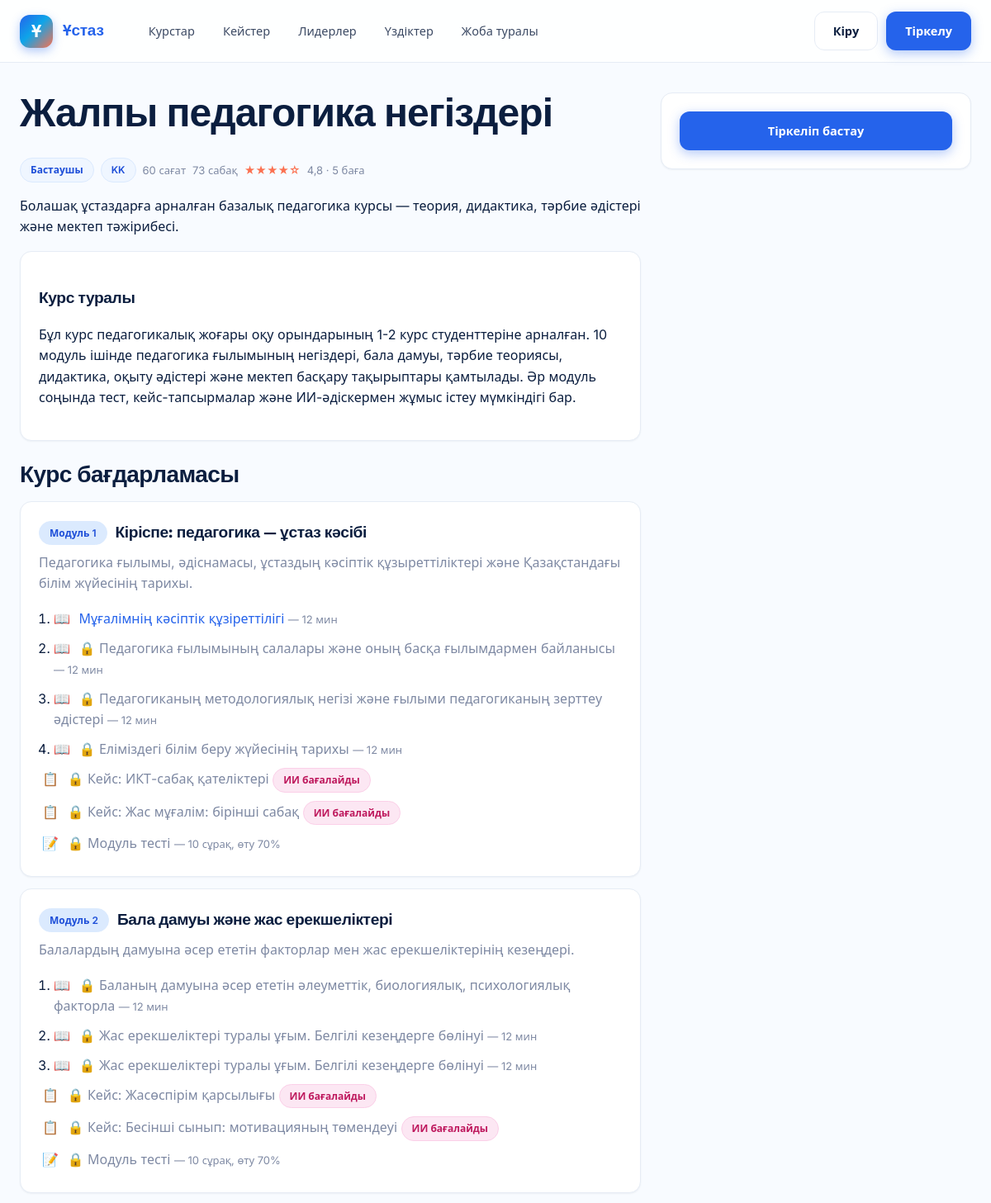
The page /courses/zhalpy-pedagogika/ (upper part) on the database its author committed.
### courses/models.py (models this page shows, shortened)
class Course(models.Model):
    class Level(models.TextChoices):
        BEGINNER = "beginner", "Бастаушы"
        INTERMEDIATE = "intermediate", "Орта"
        ADVANCED = "advanced", "Жоғары"
    title = models.CharField(max_length=255)
    slug = models.SlugField(max_length=255, unique=True)
    short_description = models.CharField(max_length=300)
    description = models.TextField()
    cover = models.ImageField(upload_to="courses/covers/", blank=True, null=True)
    level = models.CharField(max_length=16, choices=Level.choices, default=Level.BEGINNER)
    language = models.CharField(max_length=8, default="kk")
    duration_hours = models.PositiveIntegerField(default=20)
    authors = models.ManyToManyField(
        settings.AUTH_USER_MODEL, related_name="authored_courses", blank=True
    )
    tags = models.CharField(max_length=255, blank=True, help_text="Үтірмен бөлінген тегтер")
    is_published = models.BooleanField(default=False)
    has_final_exam = models.BooleanField(default=True)
    final_exam_pass_pct = models.PositiveSmallIntegerField(default=70)
    created_at = models.DateTimeField(auto_now_add=True)
    updated_at = models.DateTimeField(auto_now=True)
    class Meta:
        ordering = ["-is_published", "title"]
    @property
    def total_lessons(self):
        return Lesson.objects.filter(module__course=self).count()

class Module(models.Model):
    course = models.ForeignKey(Course, on_delete=models.CASCADE, related_name="modules")
    title = models.CharField(max_length=255)
    summary = models.TextField(blank=True)
    order = models.PositiveSmallIntegerField(default=0)
    has_test = models.BooleanField(default=True)
    class Meta:
        ordering = ["order", "id"]
        unique_together = [("course", "order")]

class Lesson(models.Model):
    module = models.ForeignKey(Module, on_delete=models.CASCADE, related_name="lessons")
    title = models.CharField(max_length=255)
    slug = models.SlugField(max_length=255)
    order = models.PositiveSmallIntegerField(default=0)
    summary = models.CharField(max_length=400, blank=True)
    content = models.JSONField(default=list, blank=True)
    video = models.FileField(upload_to="lessons/videos/", blank=True, null=True)
    video_url = models.URLField(blank=True, help_text="Сыртқы видео сілтемесі (YouTube және т.б.)")
    duration_minutes = models.PositiveSmallIntegerField(default=10)
    is_free_preview = models.BooleanField(default=False)
    created_at = models.DateTimeField(auto_now_add=True)
    updated_at = models.DateTimeField(auto_now=True)
    class Meta:
        ordering = ["order", "id"]
        unique_together = [("module", "slug")]
    def get_absolute_url(self):
        return reverse(
            "courses:lesson",
            args=[self.module.course.slug, self.module.id, self.slug],
        )

### assessments/models.py (models this page shows, shortened)
class CaseStudy(models.Model):
    class Difficulty(models.TextChoices):
        EASY = "easy", "Жеңіл"
        MEDIUM = "medium", "Орта"
        HARD = "hard", "Күрделі"
    module = models.ForeignKey(
        Module, on_delete=models.SET_NULL, null=True, blank=True, related_name="cases"
    )
    course = models.ForeignKey(
        Course, on_delete=models.CASCADE, related_name="cases"
    )
    title = models.CharField(max_length=255)
    situation = models.TextField(help_text="Педагогикалық жағдайдың сипаттамасы")
    questions = models.JSONField(
        default=list, help_text="['Бұл жағдайда мұғалім не істеуі керек?', ...]"
    )
    expert_analysis = models.TextField(blank=True, help_text="Методист дайындаған эталондық талдау")
    rubric = models.JSONField(default=dict, blank=True)
    difficulty = models.CharField(max_length=8, choices=Difficulty.choices, default=Difficulty.MEDIUM)
    min_words = models.PositiveIntegerField(default=150)
    is_published = models.BooleanField(default=True)
    created_at = models.DateTimeField(auto_now_add=True)
    class Meta:
        ordering = ["-created_at"]
        verbose_name_plural = "Case studies"

class Quiz(models.Model):
    class Kind(models.TextChoices):
        MODULE = "module", "Модуль тесті"
        FINAL = "final", "Финалдық емтихан"
    course = models.ForeignKey(Course, on_delete=models.CASCADE, related_name="quizzes")
    module = models.OneToOneField(
        Module, on_delete=models.CASCADE, null=True, blank=True, related_name="quiz"
    )
    kind = models.CharField(max_length=16, choices=Kind.choices, default=Kind.MODULE)
    title = models.CharField(max_length=255)
    description = models.TextField(blank=True)
    time_limit_minutes = models.PositiveIntegerField(default=0, help_text="0 = шектеусіз")
    pass_pct = models.PositiveSmallIntegerField(default=70)
    cooldown_minutes = models.PositiveIntegerField(default=30)
    question_count_override = models.PositiveIntegerField(
        default=0, help_text="0 = барлық сұрақтар; әйтпесе кездейсоқ N таңдалады"
    )
    is_published = models.BooleanField(default=True)
    class Meta:
        ordering = ["course", "kind"]
        verbose_name_plural = "Quizzes"

### courses/views.py (the view, shortened to what this page needs)
# urls.py: path("<slug:slug>/", views.detail, name="detail"),
def detail(request, slug):
    course = get_object_or_404(
        Course.objects.prefetch_related("modules__lessons", "modules__cases", "authors"),
        slug=slug,
        is_published=True,
    )
    enrollment = None
    if request.user.is_authenticated:
        enrollment = Enrollment.objects.filter(user=request.user, course=course).first()
    completed_lesson_ids = set()
    from social.models import CourseReview
    from django.db.models import Avg, Count
    reviews = list(
        CourseReview.objects.filter(course=course)
        .select_related("user")
        .order_by("-created_at")[:20]
    )
    review_stats = CourseReview.objects.filter(course=course).aggregate(
        avg=Avg("rating"), count=Count("id")
    )
    my_review = None
    if request.user.is_authenticated:
        my_review = CourseReview.objects.filter(course=course, user=request.user).first()
    return render(
        request,
        "courses/detail.html",
        {
            "course": course,
            "enrollment": enrollment,
            "completed_lesson_ids": completed_lesson_ids,
            "reviews": reviews,
            "review_avg": review_stats["avg"],
            "review_count": review_stats["count"],
            "my_review": my_review,
        },
    )

### accounts/models.py (called while the page is built)
    @property
    def display_name(self):
        return self.get_full_name() or self.username

### core/templatetags/ustaz_tags.py (called while the page is built)
@register.filter
def stars(value):
    try:
        n = int(value)
    except (TypeError, ValueError):
        n = 0
    return "★" * n + "☆" * max(0, 5 - n)

### templates/courses/detail.html (shortened to what this page needs)
{% extends "base.html" %}
{% load ustaz_tags %}
{% block content %}
<div class="container">
  <div class="row" style="align-items: flex-start;">
    <div style="flex: 2;">
      <h1>{{ course.title }}</h1>
      <div class="course-meta" style="margin: 6px 0 14px;">
        <span class="pill">{{ course.get_level_display }}</span>
        <span class="pill">{{ course.language|upper }}</span>
        <span class="muted">{{ course.duration_hours }} сағат</span>
        <span class="muted">{{ course.total_lessons }} сабақ</span>
        {% if review_count %}
          <span style="color: var(--accent); font-weight: 600;">{{ review_avg|stars }}</span>
          <span class="muted small">{{ review_avg|floatformat:1 }} · {{ review_count }} баға</span>
        {% endif %}
      </div>
      <p class="lead">{{ course.short_description }}</p>
      <div class="card">
        <h3>Курс туралы</h3>
        <p style="white-space: pre-wrap;">{{ course.description }}</p>
      </div>
      <h2 style="margin-top: 24px;">Курс бағдарламасы</h2>
      {% for module in course.modules.all %}
        <div class="card" style="margin-bottom: 12px;">
          <div style="display:flex; align-items:center; gap:10px; margin-bottom:8px;">
            <span class="pill" style="background: var(--primary-100); color: var(--primary-600);">Модуль {{ module.order }}</span>
            <h3 style="margin: 0;">{{ module.title }}</h3>
          </div>
          {% if module.summary %}<p class="muted" style="margin: 6px 0 12px;">{{ module.summary }}</p>{% endif %}
          <ol style="padding-left: 18px; margin: 8px 0 0;">
            {% for lesson in module.lessons.all %}
              <li style="padding: 5px 0;">
                <span style="margin-right:6px;">📖</span>
                {% if enrollment or lesson.is_free_preview %}
                  <a href="{{ lesson.get_absolute_url }}">{{ lesson.title }}</a>
                {% else %}
                  <span class="muted">🔒 {{ lesson.title }}</span>
                {% endif %}
                <span class="small muted">— {{ lesson.duration_minutes }} мин</span>
              </li>
            {% endfor %}
            {% for cs in module.cases.all %}
              {% if cs.is_published %}
                <li style="padding: 5px 0; list-style: none; margin-left: -14px;">
                  <span style="margin-right:6px;">📋</span>
                  {% if enrollment %}
                    <a href="{% url 'assessments:case_detail' cs.id %}" style="color: #be185d;">Кейс: {{ cs.title }}</a>
                  {% else %}
                    <span class="muted">🔒 Кейс: {{ cs.title }}</span>
                  {% endif %}
                  <span class="pill" style="background: #fce7f3; color: #be185d; border-color: #fbcfe8;">ИИ бағалайды</span>
                </li>
              {% endif %}
            {% endfor %}
            {% if module.has_test and module.quiz %}
              <li style="padding: 5px 0; list-style: none; margin-left: -14px;">
                <span style="margin-right:6px;">📝</span>
                {% if enrollment %}
                  <a href="{% url 'assessments:quiz_start' module.quiz.id %}" style="color: var(--accent-600); font-weight:600;">Модуль тесті</a>
                {% else %}
                  <span class="muted">🔒 Модуль тесті</span>
                {% endif %}
                <span class="small muted">— {{ module.quiz.questions.count }} сұрақ, өту {{ module.quiz.pass_pct }}%</span>
              </li>
            {% endif %}
          </ol>
        </div>
      {% endfor %}
    </div>
    <div style="flex: 1; min-width: 280px;">
      <div class="card" style="position: sticky; top: 80px;">
        {% if enrollment %}
          <p><strong>Сіз курсқа жазылғансыз</strong></p>
          <div class="progress" style="margin: 10px 0;"><div style="width: {{ enrollment.progress_pct }}%"></div></div>
          <div class="small muted">{{ enrollment.progress_pct }}% аяқталды</div>
          {% with first=course.modules.first %}
            {% if first and first.lessons.first %}
              <a class="btn btn-primary btn-block" href="{{ first.lessons.first.get_absolute_url }}">Жалғастыру</a>
            {% endif %}
          {% endwith %}
        {% elif user.is_authenticated %}
          <form method="post" action="{% url 'courses:enroll' course.slug %}">{% csrf_token %}
            <button class="btn btn-primary btn-block">Курсқа жазылу (ақысыз)</button>
          </form>
        {% else %}
          <a class="btn btn-primary btn-block" href="{% url 'accounts:signup' %}?next={{ request.path }}">Тіркеліп бастау</a>
        {% endif %}
      </div>
    </div>
  </div>
</div>
{% endblock %}

### static/css/app.css (style rules this page uses)
:root { --bg: #f8fbff; --bg-tint: #eff6ff; --bg-dark: #0b1e3f; --surface: #ffffff; --surface-2: #f7faff; --ink: #0b1e3f; --ink-soft: #3c4a64; --muted: #7e89a3; --line: #e6ecf5; --line-strong: #cfd9ea; --primary: #2563eb; --primary-600: #1d4ed8; --primary-50: #eff6ff; --primary-100: #dbeafe; --accent: #fb7050; --accent-600: #ea5a3a; --pop: #facc15; --pop-pink: #ec4899; --gradient: linear-gradient(135deg, #2563eb 0%, #0ea5e9 45%, #fb7050 100%); --gradient-soft: linear-gradient(135deg, #dbeafe 0%, #cffafe 50%, #fed7aa 100%); --success: #10b981; --warning: #f59e0b; --danger: #ef4444; --shadow-sm: 0 1px 2px rgba(11, 30, 63, 0.05); --shadow: 0 4px 16px rgba(37, 99, 235, 0.10), 0 1px 2px rgba(11, 30, 63, 0.04); --shadow-lg: 0 18px 44px rgba(37, 99, 235, 0.16), 0 4px 12px rgba(11, 30, 63, 0.05); --shadow-pop: 0 20px 50px rgba(251, 112, 80, 0.28); --r-sm: 10px; --r: 14px; --r-lg: 20px; --r-xl: 28px; }
* { box-sizing: border-box; }
html, body { margin: 0; padding: 0; }
body { font-family: "Inter", system-ui, -apple-system, "Segoe UI", Roboto, sans-serif; font-feature-settings: "cv11", "ss01", "ss03"; color: var(--ink); background: var(--bg); line-height: 1.6; -webkit-font-smoothing: antialiased; -moz-osx-font-smoothing: grayscale; }
.bg-cream { background: var(--bg); }
h1, h2, h3, .display { font-family: "Space Grotesk", "Inter", sans-serif; letter-spacing: -0.02em; font-weight: 700; color: var(--ink); }
h1 { font-size: clamp(2rem, 4vw, 3rem); line-height: 1.05; margin: 0 0 0.6em; }
h2 { font-size: 1.75rem; line-height: 1.15; margin: 1.4em 0 0.6em; }
h3 { font-size: 1.2rem; margin: 1em 0 0.4em; }
a { color: var(--primary); text-decoration: none; transition: color .15s ease; }
.container { max-width: 1200px; margin: 0 auto; padding: 0 24px; }
.btn { display: inline-flex; align-items: center; justify-content: center; gap: 8px; padding: 11px 22px; border-radius: 12px; font-weight: 600; font-size: 14.5px; cursor: pointer; border: 1px solid transparent; transition: all .18s cubic-bezier(.4,0,.2,1); font-family: inherit; text-decoration: none; white-space: nowrap; }
.btn-primary { background: var(--primary); color: white; box-shadow: 0 4px 14px rgba(37, 99, 235, 0.35); }
.btn-block { width: 100%; }
.card { background: var(--surface); border: 1px solid var(--line); border-radius: var(--r); padding: 22px; box-shadow: var(--shadow-sm); transition: box-shadow .2s ease; }
.card + .card { margin-top: 14px; }
.row { display: flex; gap: 24px; flex-wrap: wrap; }
.row > * { flex: 1; min-width: 0; }
.course-meta { font-size: 13px; color: var(--muted); margin-bottom: 12px; display: flex; gap: 8px; flex-wrap: wrap; align-items: center; }
.pill { display: inline-flex; padding: 4px 12px; border-radius: 999px; background: var(--primary-50); font-size: 12px; font-weight: 600; color: var(--primary-600); border: 1px solid var(--primary-100); }
.muted { color: var(--muted); }
.small { font-size: 13px; }

### rows shown on the page
Course: title "Жалпы педагогика негіздері", level "Бастаушы", language "KK", duration_hours "60", total_lessons "73", short_description "Болашақ ұстаздарға арналған базалық педагогика курсы — теория, дидактика, тәрбие әдістері және мектеп тәжірибесі.", description "Бұл курс педагогикалық жоғары оқу орындарының 1-2 курс студенттеріне арналған. 10 модуль ішінде педагогика ғылымының негіздері, бала дамуы, тәрбие теориясы, дидактика, оқыту әдістері және мектеп басқару тақырыптары қамтылады. Әр модуль соңында тест, кейс-тапсырмалар және ИИ-әдіскермен жұмыс істеу мүмкіндігі бар."
Module: order "1", title "Кіріспе: педагогика — ұстаз кәсібі", summary "Педагогика ғылымы, әдіснамасы, ұстаздың кәсіптік құзыреттіліктері және Қазақстандағы білім жүйесінің тарихы.", quiz.questions.count "10", quiz.pass_pct "70"
Lesson: title "Мұғалімнің кәсіптік құзіреттілігі", duration_minutes "12"
Lesson: title "Педагогика ғылымының салалары және оның басқа ғылымдармен байланысы", duration_minutes "12"
Lesson: title "Педагогиканың методологиялық негізі және ғылыми педагогиканың зерттеу әдістері", duration_minutes "12"
Lesson: title "Еліміздегі білім беру жүйесінің тарихы", duration_minutes "12"
CaseStudy: title "ИКТ-сабақ қателіктері"
CaseStudy: title "Жас мұғалім: бірінші сабақ"
Module: order "2", title "Бала дамуы және жас ерекшеліктері", summary "Балалардың дамуына әсер ететін факторлар мен жас ерекшеліктерінің кезеңдері.", quiz.questions.count "10", quiz.pass_pct "70"
Lesson: title "Баланың дамуына әсер ететін әлеуметтік, биологиялық, психологиялық факторла", duration_minutes "12"
Lesson: title "Жас ерекшеліктері туралы ұғым. Белгілі кезеңдерге бөлінуі", duration_minutes "12"
Lesson: title "Жас ерекшеліктері туралы ұғым. Белгілі кезеңдерге бөлінуі", duration_minutes "12"
CaseStudy: title "Жасөспірім қарсылығы"
CaseStudy: title "Бесінші сынып: мотивацияның төмендеуі"

### other values the page prints
{{ PLATFORM_NAME }} "Ұстаз"
{{ review_avg|stars }} "★★★★☆"
{{ review_avg|floatformat:1 }} "4,8"
{{ review_count }} "5"
